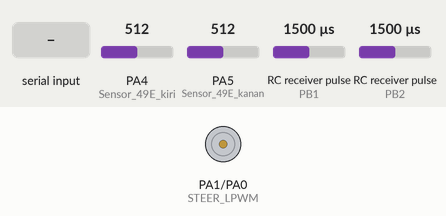
Bench run of a sketch on a simulated STM32 Blue Pill. On the bench: motor-driver pin pairs drawn as motors (green arrow = first pin HIGH = forward, orange = second pin HIGH = backward, longer = more drive). Wiring (inferred from the names in the program): 2 × RC receiver channel: data PB1 / data PB2. Inputs (shaded band) come from the test bench; at power-on: PA4 (Sensor_49E_kiri) = 512, PA5 (Sensor_49E_kanan) = 512, RC receiver pulse (sensors on PB1, PB2) 1500 µs. What the sketch prints to the serial monitor is not drawn.

Above: at 2.2 s.
2.3 s: "HOME\n" received over Serial
5.3 s: "STOP\n" received over Serial
Timing chart, 0 to 8.3 s (numbered marks = the images above; inputs shaded):
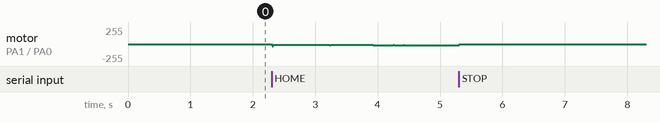

The sketch:

home.ino
```cpp
#define STEER_RPWM PA0
#define STEER_LPWM PA1
#define STEER_ENC_A PB2
#define STEER_ENC_B PB1

#define Sensor_49E_kiri PA4
#define Sensor_49E_kanan PA5

// ==================== PID CONSTANTS ====================
#define HOMING_PID_KP 1.0
#define HOMING_PID_KI 0.3
#define HOMING_PID_KD 0.1

#define HOMING_PWM_MAX 100
#define HOMING_PWM_MIN 10

// ==================== GLOBAL VARIABLES ====================
volatile int Arah = 0;
volatile bool homingActive = false;

// Encoder variables
volatile int32_t encoderPulses = 0;
volatile int32_t lastEncoderCount = 0;
volatile unsigned long lastEncoderTime = 0;
volatile float currentRPM = 0;
#define PULSE_PER_REV 1813.0

// PID variables
volatile float targetRPM = 0;
volatile float pidError = 0;
volatile float pidPrevError = 0;
volatile float pidIntegral = 0;
volatile float pidOutput = 0;
volatile unsigned long lastPidTime = 0;

// ==================== ENCODER FUNCTIONS ====================
void encoderInterrupt() {
  static int lastEncoded = 0;
  int MSB = digitalRead(STEER_ENC_A);
  int LSB = digitalRead(STEER_ENC_B);
  int encoded = (MSB << 1) | LSB;
  int sum = (lastEncoded << 2) | encoded;

  if (sum == 0b1101 || sum == 0b0100 || sum == 0b0010 || sum == 0b1011) encoderPulses++;
  if (sum == 0b1110 || sum == 0b0111 || sum == 0b0001 || sum == 0b1000) encoderPulses--;

  lastEncoded = encoded;
}

void calculateRPM() {
  unsigned long now = millis();
  if (now - lastEncoderTime >= 50) {
    noInterrupts();
    int32_t deltaPulses = encoderPulses - lastEncoderCount;
    lastEncoderCount = encoderPulses;
    interrupts();

    float dt = (now - lastEncoderTime) / 1000.0;
    lastEncoderTime = now;

    float revolutions = deltaPulses / PULSE_PER_REV;
    currentRPM = revolutions * 60.0 / dt;

    static float filteredRPM = 0;
    filteredRPM = filteredRPM * 0.7 + currentRPM * 0.3;
    currentRPM = filteredRPM;
  }
}

// ==================== MOTOR CONTROL WITH PID ====================
// arahPutar: 1 = kanan, -1 = kiri, 0 = stop
void setMotorPID(int targetRpm, int arahPutar) {
  if (arahPutar == 0) {
    analogWrite(STEER_RPWM, 0);
    analogWrite(STEER_LPWM, 0);
    targetRPM = 0;
    pidIntegral = 0;
    return;
  }

  targetRPM = abs(targetRpm);

  unsigned long now = micros();
  float dt = (now - lastPidTime) / 1000000.0;
  if (dt > 0.05) dt = 0.05;
  if (dt < 0.001) dt = 0.001;

  pidError = targetRPM - currentRPM;

  if (abs(pidError) < 20) {
    pidIntegral += pidError * dt;
    pidIntegral = constrain(pidIntegral, -100, 100);
  } else {
    pidIntegral = 0;
  }

  float derivative = (pidError - pidPrevError) / dt;
  pidOutput = (HOMING_PID_KP * pidError) + (HOMING_PID_KI * pidIntegral) + (HOMING_PID_KD * derivative);
  pidPrevError = pidError;
  lastPidTime = now;

  int pwm = constrain(abs(pidOutput), HOMING_PWM_MIN, HOMING_PWM_MAX);
  Serial.print("PWMNYA =");
  Serial.println(pwm);
  // arahPutar: 1 = kanan, -1 = kiri
  if (arahPutar == 1) {
    // Putar Kanan
    analogWrite(STEER_RPWM, 0);
    analogWrite(STEER_LPWM, pwm);
  } else if (arahPutar == -1) {
    // Putar Kiri
    analogWrite(STEER_RPWM, pwm);
    analogWrite(STEER_LPWM, 0);
  }
}

void stopMotor() {
  setMotorPID(0, 0);
}

// ==================== HOMING LOGIC ====================
int ArahHoming() {
  int kiri = analogRead(Sensor_49E_kiri);
  int kanan = analogRead(Sensor_49E_kanan);

  // kedua sensor sudah mendeteksi magnet berada di titik home maka berhenti
  if (kiri >= 950 && kanan <= 450) {
    Arah = 1;
  }
  // kedua sensor mendeteksi magnet berada di sebelah kanan maka putar motor ke arah kiri
  else if (kiri >= 950 && kanan >= 950) {
    Arah = 2;
  }
  // kedua sensor mendeteksi magnet berada di sebelah kiri maka putar motor ke arah kanan
  else if (kiri <= 450 && kanan <= 450) {
    Arah = 3;
  }
  return Arah;
}

void Home(int rpm) {
  int arah = ArahHoming();
  int targetRpm = constrain(rpm, 10, 100);

  if (arah == 0) {
    // Gap tidak tahu kondisi, pilih putar kiri dulu
    setMotorPID(targetRpm, -1);  // -1 = putar kiri
    Serial.println("Gap Putar Kiri Dulu");
    Serial.print("Arah = ");
    Serial.println(arah);

  } else if (arah == 1) {
    // SUDAH DI TITIK Home
    stopMotor();
    Serial.println("Home");
    Serial.print("Arah = ");
    Serial.println(arah);

  } else if (arah == 2) {
    // BERADA DI KIRI MAKA Putar Kanan
    setMotorPID(targetRpm, 1);  // 1 = putar kanan
    Serial.println("Putar Kanan");
    Serial.print("Arah = ");
    Serial.println(arah);

  } else if (arah == 3) {
    // Berada di kanan maka putar kiri
    setMotorPID(targetRpm, -1);  // -1 = putar kiri
    Serial.println("Putar Kiri");
    Serial.print("Arah = ");
    Serial.println(arah);
  }
}

// ==================== AUTO HOMING ====================
void startHoming() {
  if (homingActive) {
    Serial.println("⚠️ Homing already in progress!");
    return;
  }

  homingActive = true;
  Serial.println("\n╔════════════════════════════════════╗");
  Serial.println("║       STARTING HOMING SEQUENCE     ║");
  Serial.println("╚════════════════════════════════════╝");
}

void runAutoHoming() {
  if (!homingActive) return;

  int arah = ArahHoming();

  if (arah == 1) {
    stopMotor();
    homingActive = false;
    Serial.println("Home");
    Serial.print("Arah = ");
    Serial.println(arah);
    Serial.println("✅ HOMING COMPLETED!");
  } else if (arah == 0) {
    setMotorPID(10, -1);  // Gap - putar kiri
    Serial.println("Gap Putar Kiri Dulu");
    Serial.print("Arah = ");
    Serial.println(arah);
  } else if (arah == 2) {
    setMotorPID(10, 1);  // di kiri - putar kanan
    Serial.println("Putar Kanan");
    Serial.print("Arah = ");
    Serial.println(arah);
  } else if (arah == 3) {
    setMotorPID(10, -1);  // di kanan - putar kiri
    Serial.println("Putar Kiri");
    Serial.print("Arah = ");
    Serial.println(arah);
  }

  static unsigned long lastPrint = 0;
  if (millis() - lastPrint > 1000 && homingActive) {
    lastPrint = millis();
    Serial.print("📊 RPM: ");
    Serial.print(currentRPM, 1);
    Serial.print(" | PWM: ");
    Serial.print(pidOutput, 0);
    Serial.print(" | Kiri: ");
    Serial.print(analogRead(Sensor_49E_kiri));
    Serial.print(" | Kanan: ");
    Serial.println(analogRead(Sensor_49E_kanan));
  }
}

// ==================== SETUP & LOOP ====================
void setup() {
  Serial.begin(115200);
  delay(1000);

  pinMode(STEER_RPWM, OUTPUT);
  pinMode(STEER_LPWM, OUTPUT);
  pinMode(Sensor_49E_kiri, INPUT);
  pinMode(Sensor_49E_kanan, INPUT);
  pinMode(STEER_ENC_A, INPUT_PULLUP);
  pinMode(STEER_ENC_B, INPUT_PULLUP);

  attachInterrupt(digitalPinToInterrupt(STEER_ENC_A), encoderInterrupt, CHANGE);
  attachInterrupt(digitalPinToInterrupt(STEER_ENC_B), encoderInterrupt, CHANGE);

  lastEncoderTime = millis();
  lastPidTime = micros();

  Serial.println("\n╔════════════════════════════════════╗");
  Serial.println("║     HOMING WITH PID CONTROL       ║");
  Serial.println("╚════════════════════════════════════╝");
  Serial.println("\nCommands:");
  Serial.println("  HOME       - Start auto homing");
  Serial.println("  STOP       - Emergency stop");
  Serial.println("  STATUS     - Show status");
  Serial.println();
}

void loop() {
  calculateRPM();

  if (homingActive) {
    runAutoHoming();
  }

  if (Serial.available()) {
    String cmd = Serial.readStringUntil('\n');
    cmd.trim();
    cmd.toUpperCase();

    if (cmd == "HOME") {
      Arah = 0;
      homingActive = false;
      startHoming();
    } else if (cmd == "STOP") {
      stopMotor();
      homingActive = false;
      Serial.println("⏹️ Emergency stop");
    } else if (cmd == "STATUS") {
      int arah = ArahHoming();
      Serial.println("\n=== STATUS ===");
      Serial.print("Homing Active: ");
      Serial.println(homingActive ? "YES" : "NO");
      Serial.print("Arah: ");
      Serial.println(arah);
      Serial.print("Current RPM: ");
      Serial.println(currentRPM, 1);
      Serial.print("Target RPM: ");
      Serial.println(targetRPM, 1);
      Serial.print("PID Output: ");
      Serial.println(pidOutput, 0);
      Serial.print("Encoder: ");
      Serial.println(encoderPulses);
      Serial.print("Sensor Kiri: ");
      Serial.println(analogRead(Sensor_49E_kiri));
      Serial.print("Sensor Kanan: ");
      Serial.println(analogRead(Sensor_49E_kanan));
      Serial.println("===============\n");
    }
  }

  delay(10);
}
```
